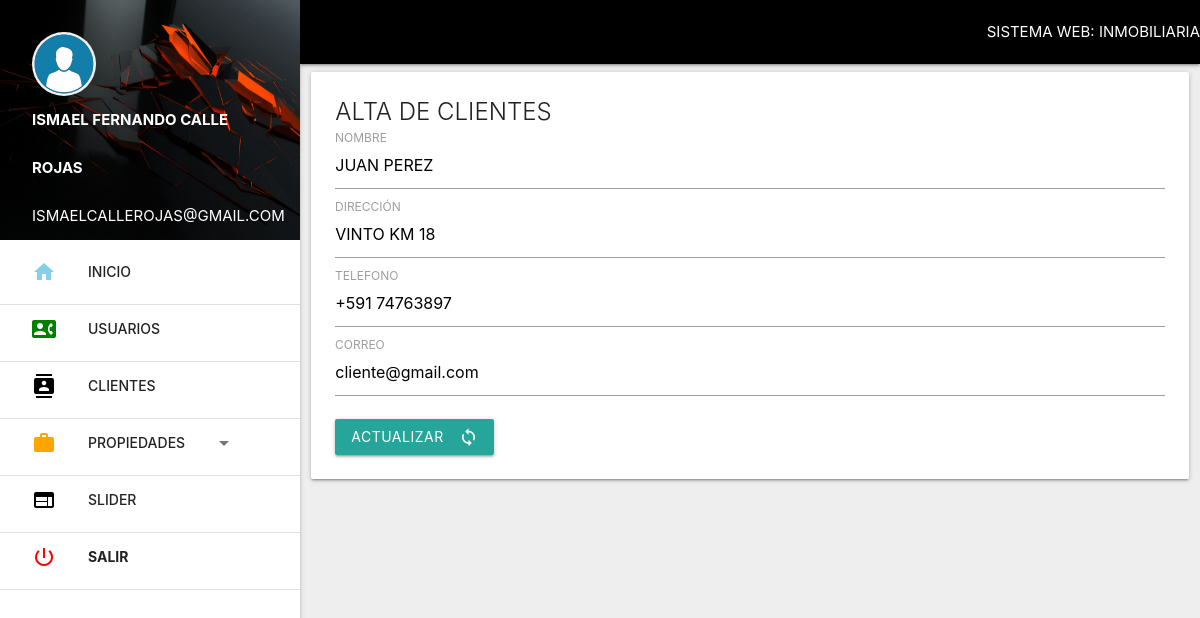
Page /admin/clientes/editar_cliente.php?id=1 (signed in) on the committed database.
### tables this page shows
CREATE TABLE `cliente` (
  `id` int(10) NOT NULL,
  `nombre` varchar(200) NOT NULL,
  `direccion` varchar(350) NOT NULL,
  `tel` varchar(30) NOT NULL,
  `correo` varchar(150) NOT NULL,
  `asesor` varchar(200) NOT NULL
);

### admin/clientes/editar_cliente.php (the view, shortened to what this page needs)
<?php
include '../extend/header.php';
$id = htmlentities($_GET['id']);
$sel = $con->prepare("SELECT * FROM cliente WHERE id = ? ");
$sel->bind_param('i',  $id);
$sel->execute();
$res = $sel->get_result();
if ($f = $res->fetch_assoc()) {
}
?>
<div class="row">
  <div class="col s12">
    <div class="card">
      <div class="card-content">
        <span class="card-title">Alta de clientes</span>
        <form class="form" action="up_clientes.php" method="post" autocomplete=off >
          <div class="input-field">
            <input type="text" name="nombre" value="<?php echo $f['nombre'] ?>" title="Solo letras" pattern="[A-Z/s ]+"  id="nombre" onblur="may(this.value, this.id)" >
            <label for="nombre">Nombre</label>
          </div>
          <div class="input-field">
            <input type="text" name="direccion" value="<?php echo $f['direccion'] ?>" id="direccion" onblur="may(this.value, this.id)"  >
            <label for="direccion">Dirección</label>
          </div>
          <div class="input-field">
            <input type="text" name="telefono" value="<?php echo $f['tel'] ?>" id="telefono"  >
            <label for="telefono">Telefono</label>
          </div>
          <div class="input-field">
            <input type="email" name="email" value="<?php echo $f['correo'] ?>" id="email"   >
            <label for="email">Correo</label>
          </div>
          <button type="submit" class="btn waves-effect waves-light">Actualizar<i class="material-icons right">loop</i></button>
        </form>
      </div>
    </div>
  </div>
</div>
<?php
include '../extend/scripts.php'; ?>
</body>
</html>

### admin/extend/header.php (style rules this page uses)
body { text-transform: uppercase; }

### rows in the picture
cliente: nombre "JUAN PEREZ", direccion "VINTO KM 18", telefono "+591 74763897", email "cliente@gmail.com"

### other values in the picture
$_SESSION['nombre'] "ISMAEL FERNANDO CALLE ROJAS"
$_SESSION['correo'] "ISMAELCALLEROJAS@GMAIL.COM"
